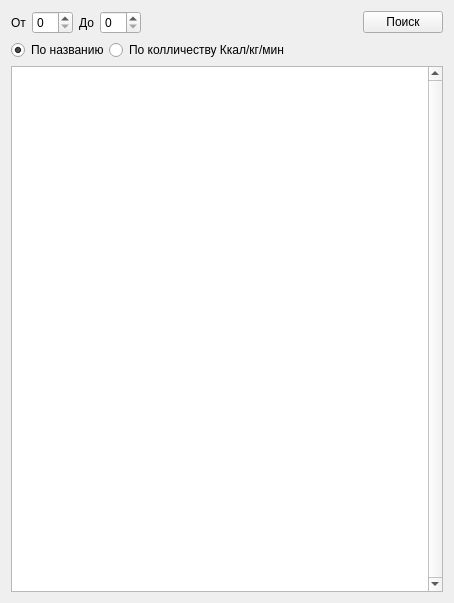
<?xml version="1.0" encoding="UTF-8"?>
<ui version="4.0">
 <class>ActivitySeach</class>
 <widget class="QWidget" name="ActivitySeach">
  <property name="geometry">
   <rect>
    <x>0</x>
    <y>0</y>
    <width>454</width>
    <height>603</height>
   </rect>
  </property>
  <property name="windowTitle">
   <string>Form</string>
  </property>
  <layout class="QVBoxLayout" name="verticalLayout" stretch="0,0,1">
   <item>
    <layout class="QHBoxLayout" name="horizontalLayout_4">
     <item>
      <widget class="QStackedWidget" name="stackedWidget">
       <property name="currentIndex">
        <number>0</number>
       </property>
       <widget class="QWidget" name="page">
        <layout class="QHBoxLayout" name="horizontalLayout_2">
         <property name="leftMargin">
          <number>0</number>
         </property>
         <property name="topMargin">
          <number>0</number>
         </property>
         <property name="rightMargin">
          <number>9</number>
         </property>
         <property name="bottomMargin">
          <number>0</number>
         </property>
         <item>
          <widget class="QLabel" name="label_to">
           <property name="text">
            <string>От</string>
           </property>
          </widget>
         </item>
         <item>
          <widget class="QSpinBox" name="spinBox_calorieFrom"/>
         </item>
         <item>
          <widget class="QLabel" name="label_from">
           <property name="text">
            <string>До</string>
           </property>
          </widget>
         </item>
         <item>
          <widget class="QSpinBox" name="spinBox_calorieTo"/>
         </item>
         <item>
          <spacer name="horizontalSpacer_2">
           <property name="orientation">
            <enum>Qt::Horizontal</enum>
           </property>
           <property name="sizeHint" stdset="0">
            <size>
             <width>40</width>
             <height>20</height>
            </size>
           </property>
          </spacer>
         </item>
        </layout>
       </widget>
       <widget class="QWidget" name="page_2">
        <layout class="QHBoxLayout" name="horizontalLayout_3">
         <property name="leftMargin">
          <number>0</number>
         </property>
         <property name="topMargin">
          <number>0</number>
         </property>
         <property name="bottomMargin">
          <number>0</number>
         </property>
         <item>
          <widget class="QLineEdit" name="lineEdit_activityName">
           <property name="text">
            <string/>
           </property>
           <property name="placeholderText">
            <string>Название активности</string>
           </property>
          </widget>
         </item>
        </layout>
       </widget>
      </widget>
     </item>
     <item>
      <widget class="QPushButton" name="pushButton_search">
       <property name="text">
        <string>Поиск</string>
       </property>
      </widget>
     </item>
    </layout>
   </item>
   <item>
    <layout class="QHBoxLayout" name="horizontalLayout">
     <property name="spacing">
      <number>0</number>
     </property>
     <item>
      <widget class="QRadioButton" name="radioButton_activitySearch">
       <property name="text">
        <string>По названию</string>
       </property>
       <property name="checked">
        <bool>true</bool>
       </property>
      </widget>
     </item>
     <item>
      <widget class="QRadioButton" name="radioButton_kcalSearch">
       <property name="text">
        <string>По колличеству Ккал/кг/мин</string>
       </property>
      </widget>
     </item>
     <item>
      <spacer name="horizontalSpacer">
       <property name="orientation">
        <enum>Qt::Horizontal</enum>
       </property>
       <property name="sizeHint" stdset="0">
        <size>
         <width>40</width>
         <height>20</height>
        </size>
       </property>
      </spacer>
     </item>
    </layout>
   </item>
   <item>
    <widget class="QTableWidget" name="tableWidget_activitys">
     <property name="verticalScrollBarPolicy">
      <enum>Qt::ScrollBarAlwaysOn</enum>
     </property>
     <property name="editTriggers">
      <set>QAbstractItemView::NoEditTriggers</set>
     </property>
     <property name="alternatingRowColors">
      <bool>true</bool>
     </property>
     <property name="selectionBehavior">
      <enum>QAbstractItemView::SelectRows</enum>
     </property>
     <attribute name="horizontalHeaderVisible">
      <bool>false</bool>
     </attribute>
     <attribute name="horizontalHeaderDefaultSectionSize">
      <number>87</number>
     </attribute>
     <attribute name="verticalHeaderVisible">
      <bool>false</bool>
     </attribute>
     <attribute name="verticalHeaderShowSortIndicator" stdset="0">
      <bool>true</bool>
     </attribute>
     <column>
      <property name="text">
       <string>Активность</string>
      </property>
     </column>
     <column>
      <property name="text">
       <string>Ккал/кг/мин</string>
      </property>
     </column>
    </widget>
   </item>
  </layout>
 </widget>
 <resources/>
 <connections/>
</ui>
